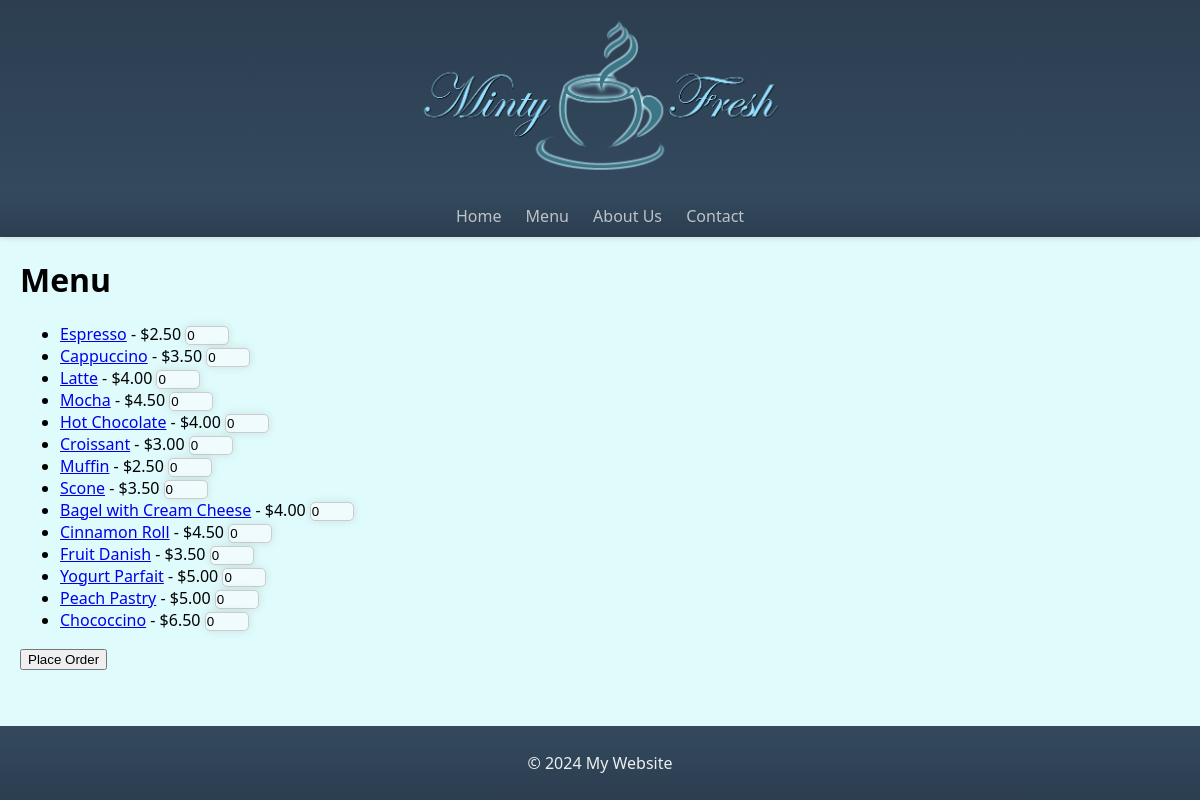
The page /menu on the database its author committed.
### main/models.py (models this page shows, shortened)
class MenuItem(models.Model):
    menu = models.ForeignKey(Menu, related_name='items', on_delete=models.CASCADE)
    item = models.CharField(max_length=100)
    description = models.TextField(blank=True)
    price = models.DecimalField(max_digits=10, decimal_places=2)

### main/views.py (the view)
# urls.py: path("menu",views.menu,name="menu"),
def menu(response):
    menu_items = MenuItem.objects.all()
    return render(response, "main/menu.html", {"menu_items": menu_items})

### main/templates/main/menu.html (shortened to what this page needs)
{% extends 'main/base.html' %}
{% load static %}
{% block content %}
    <h1>Menu</h1>
    <form method="post" action="{% url 'place_order' %}">
        <ul>
            {% for item in menu_items %}
                <li>
                    <a href="{% url 'itemname' item.item %}">{{ item.item }}</a> - ${{ item.price }}
                    <input type="number" name="quantity_{{ item.id }}" min="0" value="0"style="width: 3em;">
                </li>
            {% endfor %}
        </ul>
        <button type="submit">Place Order</button>
    </form>
{% endblock %}

### main/templates/main/base.html (shortened to what this page needs)
{%load static%}
<!DOCTYPE html>
<html lang="en">
<link rel="stylesheet" type="text/css" href="{%static 'css/main.css'%}">
<head>
</head>
<body>
    <header>
         <a href="{% url 'home' %}">
            <img src="{% static 'images/coffee_logo.png' %}" alt="Coffee Logo" height="150">
        </a>
    </header>
    <nav>
        <a href="{% url 'home' %}">Home</a>
        <a href="{% url 'menu' %}">Menu</a>
        <a href="{% url 'about_us' %}">About Us</a>
        <a href="{% url 'contact_us' %}">Contact</a>
    </nav>
    <div id="content" name="content" class="container">
        {% block content %}
		{% endblock %}
    </div>
	<footer>
        <p>&copy; 2024 My Website</p>
    </footer>
</body>
</html>

### static/css/main.css (style rules this page uses)
body { font-family: 'Segoe UI', Tahoma, Geneva, Verdana, sans-serif; margin: 0; padding: 0; background-color: #E0FBFC; }
header { background: linear-gradient(to bottom, #2c3e50, #34495e); color: #ecf0f1; padding: 20px; text-align: center; box-shadow: 0 2px 5px rgba(0, 0, 0, 0.1); }
footer { background: linear-gradient(to bottom, #34495e, #2c3e50); color: #ecf0f1; text-align: center; padding: 10px 0; position: fixed; width: 100%; bottom: 0; z-index: 1000; }
nav { background: linear-gradient(to bottom, #34495e, #2c3e50); color: #ecf0f1; padding: 10px 0; text-align: center; box-shadow: 0 2px 5px rgba(0, 0, 0, 0.1); }
nav a { color: #bdc3c7; text-decoration: none; padding: 0 10px; transition: color 0.3s ease; }
.container { max-width: 1200px; margin: 20px auto; padding: 0 20px; }
input[type="number"], input[type="email"], input[type="password"] { background: #F0FBFD; padding: 1px; border: 1px solid #ccc; border-radius: 5px; box-shadow: 0 0 10px rgba(0, 0, 0, 0.1); transition: box-shadow 0.3s ease; }

### rows shown on the page
MenuItem: item "Espresso", price "2.50"
MenuItem: item "Cappuccino", price "3.50"
MenuItem: item "Latte", price "4.00"
MenuItem: item "Mocha", price "4.50"
MenuItem: item "Hot Chocolate", price "4.00"
MenuItem: item "Croissant", price "3.00"
MenuItem: item "Muffin", price "2.50"
MenuItem: item "Scone", price "3.50"
MenuItem: item "Bagel with Cream Cheese", price "4.00"
MenuItem: item "Cinnamon Roll", price "4.50"
MenuItem: item "Fruit Danish", price "3.50"
MenuItem: item "Yogurt Parfait", price "5.00"
MenuItem: item "Peach Pastry", price "5.00"
MenuItem: item "Chococcino", price "6.50"
